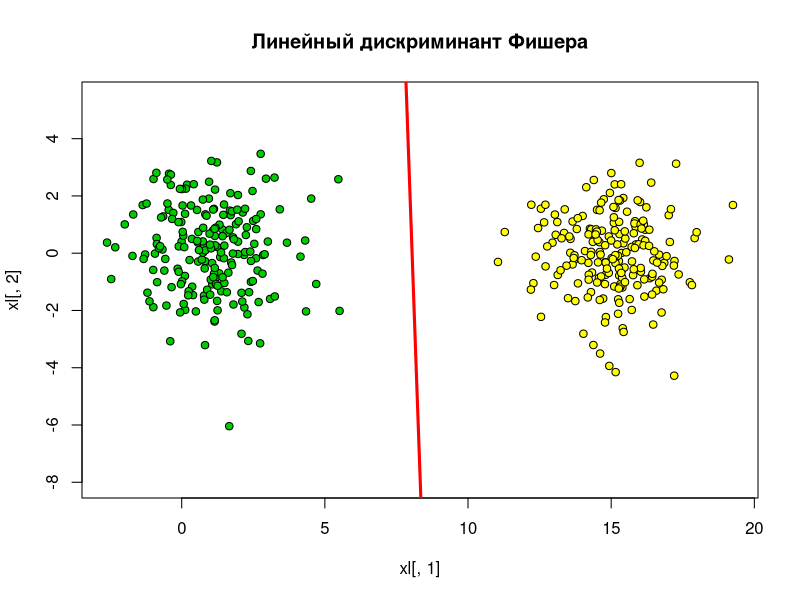

The R script that drew this image:
library(MASS)

get_mu <- function(xl)
{

	m <- dim(xl)[2]
	mu <- matrix(NA, 1, m)
	
	for(i in 1:m)
	{
		mu[1,i] <- mean(xl[,i])
	}
	
	return(mu)
	
}

get_matrix <- function(xl1,xl2,mu1,mu2)
{

	n <- dim(xl1)[1]
	m <- dim(xl2)[1]
	nm <- n+m
	col <- dim(xl1)[2]
	sigma <- matrix(0, col, col)
	for(i in 1:n)
	{
		sigma <- sigma + (t(xl1[i,]-mu1) %*% (xl1[i,]-mu1))
	}

	for(i in 1:m)
	{
		sigma <- sigma + (t(xl2[i,]-mu2) %*% (xl2[i,]-mu2))
	}
	return(sigma/(nm+2))

}

c <- 200
sigma1 <- matrix(c(2, 0, 0, 2), 2, 2)
sigma2 <- matrix(c(2, 0, 0, 2), 2, 2)

mu1 <- c(1, 0)
mu2 <- c(15, 0)

xy1 <- mvrnorm(n=c, mu1, sigma1)
xy2 <- mvrnorm(n=c, mu2, sigma2)
xl <- rbind(cbind(xy1, 1), cbind(xy2, 2))

colors <- c("green3", "yellow")
plot(xl[,1], xl[,2], pch = 21, bg = colors[xl[,3]], asp = 1, main = "Линейный дискриминант Фишера")

first <- xl[xl[,3] == 1, 1:2]
second <- xl[xl[,3] == 2, 1:2]

mu1 <- get_mu(first)
mu2 <- get_mu(second)
sigma <- get_matrix(first,second,mu1,mu2)
a <- solve(sigma) %*% t(mu1-mu2)
b <- ((mu1+mu2)/2) %*% a

abline(b / a[2,1], -a[1,1]/a[2,1], col = "red", lwd = 3) 